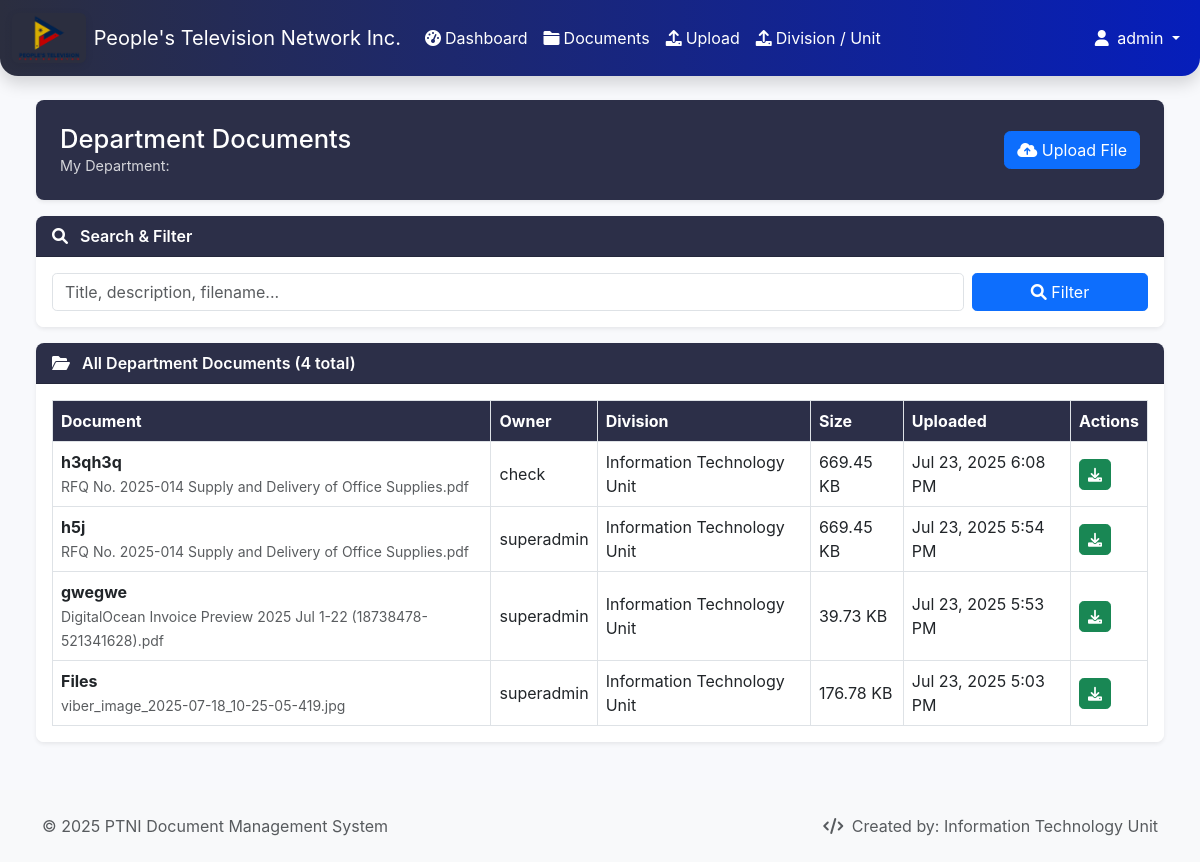
Screenshot of /documents.php (signed in) with the database file from the repository.
### tables this page shows
CREATE TABLE `department_documents` (
  `id` int(11) NOT NULL,
  `division_id` int(11) NOT NULL,
  `user_id` int(11) NOT NULL,
  `title` varchar(255) NOT NULL,
  `description` text DEFAULT NULL,
  `file_path` varchar(255) NOT NULL,
  `original_name` varchar(255) NOT NULL,
  `file_type` varchar(20) DEFAULT NULL,
  `file_size` int(11) DEFAULT NULL,
  `tags` varchar(255) DEFAULT NULL,
  `is_public` tinyint(1) DEFAULT 0,
  `downloads` int(11) DEFAULT 0,
  `created_at` datetime DEFAULT current_timestamp(),
  `updated_at` datetime DEFAULT current_timestamp() ON UPDATE current_timestamp()
);

CREATE TABLE `users` (
  `id` int(11) NOT NULL,
  `username` varchar(50) NOT NULL,
  `email` varchar(100) NOT NULL,
  `password` varchar(255) NOT NULL,
  `full_name` varchar(100) NOT NULL,
  `role` enum('user','admin','superadmin') NOT NULL,
  `status` enum('active','inactive','suspended') DEFAULT 'active',
  `last_login` timestamp NULL DEFAULT NULL,
  `avatar` varchar(255) DEFAULT NULL,
  `created_at` timestamp NOT NULL DEFAULT current_timestamp(),
  `updated_at` timestamp NOT NULL DEFAULT current_timestamp() ON UPDATE current_timestamp(),
  `last_session_id` varchar(64) DEFAULT NULL,
  `last_login_ip` varchar(45) DEFAULT NULL
);

CREATE TABLE `division` (
  `id` int(11) NOT NULL,
  `name` varchar(100) NOT NULL,
  `description` text DEFAULT NULL,
  `created_at` timestamp NOT NULL DEFAULT current_timestamp()
);

### includes/functions.php (called while the page is built, shortened)
<?php
function formatFileSize($bytes, $precision = 2) {
    $units = array('B', 'KB', 'MB', 'GB', 'TB');
    for ($i = 0; $bytes > 1024 && $i < count($units) - 1; $i++) {
        $bytes /= 1024;
    }
    return round($bytes, $precision) . ' ' . $units[$i];
}
?>

### documents.php (the view, shortened to what this page needs)
<?php
require_once 'includes/functions.php';
$user_division_id = (int)($_SESSION['division_id'] ?? 0);
$division_name = '';
try {
    $stmt = $db->prepare("SELECT name FROM division WHERE id = ?");
    $stmt->execute([$user_division_id]);
    $division_name = $stmt->fetchColumn();
} catch (PDOException $e) {
    $division_name = 'Unknown';
}
$user_id = $_SESSION['user_id'] ?? 0;
$search = trim($_GET['search'] ?? '');
$where = "
    WHERE (
        d.user_id = ?
        OR d.division_id IN (
            SELECT division_id FROM user_divisions WHERE user_id = ?
        )
    )
";
$params = [$user_id, $user_id];
$sql = "SELECT d.*, u.full_name, u.username, dv.name AS division_name
        FROM department_documents d
        JOIN users u ON d.user_id = u.id
        JOIN division dv ON d.division_id = dv.id
        $where
        ORDER BY d.created_at DESC";
$stmt = $db->prepare($sql);
$stmt->execute($params);
$documents = $stmt->fetchAll(PDO::FETCH_ASSOC);
require_once 'includes/header.php';
?>
<div class="container-fluid px-4">
    <div class="page-header shadow-sm">
        <div>
            <h1>Department Documents</h1>
            <p>My Department: <?php echo htmlspecialchars($division_name); ?></p>
        </div>
        <div>
            <button class="btn btn-primary" data-bs-toggle="modal" data-bs-target="#uploadModal">
                <i class="fas fa-cloud-upload-alt"></i> Upload File
            </button>
        </div>
    </div>
    <div class="card shadow-sm mb-3">
        <div class="card-header">
            <i class="fas fa-search me-2"></i> Search & Filter
        </div>
        <div class="card-body">
            <form method="GET" class="row g-2 search-box">
                <div class="col-md-10">
                    <input type="text" class="form-control" name="search" placeholder="Title, description, filename..." value="<?php echo htmlspecialchars($search); ?>">
                </div>
                <div class="col-md-2">
                    <button class="btn btn-primary w-100"><i class="fas fa-search"></i> Filter</button>
                </div>
            </form>
        </div>
    </div>
    <div class="card shadow-sm">
        <div class="card-header">
            <i class="fas fa-folder-open me-2"></i> All Department Documents (<?php echo count($documents); ?> total)
        </div>
        <div class="card-body">
            <?php if (empty($documents)): ?>
                <div class="text-center text-muted py-4">No files found for your department.</div>
            <?php else: ?>
                <div class="table-responsive">
                    <table class="table table-bordered align-middle">
                    <thead>
                        <tr>
                            <th>Document</th>
                            <th>Owner</th>
                            <th>Division</th>
                            <th>Size</th>
                            <th>Uploaded</th>
                            <th>Actions</th>
                        </tr>
                    </thead>
                    <tbody>
                    <?php foreach ($documents as $doc): ?>
                        <tr>
                            <td>
                                <b><?php echo htmlspecialchars($doc['title']); ?></b><br>
                                <small class="text-muted"><?php echo htmlspecialchars($doc['original_name']); ?></small>
                            </td>
                            <td><?php echo htmlspecialchars($doc['full_name'] ?? $doc['username']); ?></td>
                            <td><?php echo htmlspecialchars($doc['division_name']); ?></td>
                            <td><?php echo formatFileSize($doc['file_size']); ?></td>
                            <td><?php echo date('M j, Y g:i A', strtotime($doc['created_at'])); ?></td>
                            <td>
                                <a href="api/department_download.php?id=<?php echo $doc['id']; ?>" class="btn btn-success btn-sm" title="Download">
                                    <i class="fas fa-download"></i>
                                </a>
                            </td>
                        </tr>
                    <?php endforeach; ?>
                    </tbody>
                    </table>
                </div>
            <?php endif; ?>
        </div>
    </div>
</div>
<?php require_once 'includes/footer.php'; ?>

### includes/header.php (style rules this page uses)
:root { --primary-color: #4e73df; --secondary-color: #858796; --success-color: #1cc88a; --info-color: #36b9cc; --warning-color: #f6c23e; --danger-color: #e74a3b; --light-color: #f8f9fc; --dark-color: #5a5c69; }
body { font-family: 'Nunito', -apple-system, BlinkMacSystemFont, 'Segoe UI', 'Roboto', 'Helvetica Neue', Arial, sans-serif; background-color: var(--light-color); }

### documents.php (style rules this page uses)
.page-header { background: #2c2f48; color: #fff; padding: 1.5rem; border-radius: .5rem; margin-block-end: 1rem; display: flex; justify-content: space-between; align-items: center; }
.page-header h1 { font-size: 1.6rem; margin: 0; }
.page-header p { margin: 0; font-size: .9rem; opacity: .8; }
.page-header .btn { border-radius: .4rem; }
.card { border: none; border-radius: .5rem; margin-block-end: 1rem; }
.card-header { background: #2c2f48; color: #fff; font-weight: 600; border-radius: .5rem .5rem 0 0 !important; }
.card-body { background: #fff; border-radius: 0 0 .5rem .5rem !important; }
.search-box input, .search-box select { border-radius: .3rem; }
.search-box button { border-radius: .3rem; }
.table { margin-block-end: 0; }
.table th { background: #2c2f48; color: #fff; }
.table td { vertical-align: middle; }
.btn-sm { border-radius: .3rem; margin-inline-end: .2rem; }

### rows the page displays
department_documents: title "h3qh3q", original_name "RFQ No. 2025-014 Supply and Delivery of Office Supplies.pdf", user.full_name "check", division.name "Information Technology Unit", file_size "669.45 KB", created_at "Jul 23, 2025 6:08 PM"
department_documents: title "h5j", original_name "RFQ No. 2025-014 Supply and Delivery of Office Supplies.pdf", user.full_name "superadmin", division.name "Information Technology Unit", file_size "669.45 KB", created_at "Jul 23, 2025 5:54 PM"
department_documents: title "gwegwe", original_name "DigitalOcean Invoice Preview 2025 Jul 1-22 (18738478-521341628).pdf", user.full_name "superadmin", division.name "Information Technology Unit", file_size "39.73 KB", created_at "Jul 23, 2025 5:53 PM"
department_documents: title "Files", original_name "viber_image_2025-07-18_10-25-05-419.jpg", user.full_name "superadmin", division.name "Information Technology Unit", file_size "176.78 KB", created_at "Jul 23, 2025 5:03 PM"

### other values shown
$_SESSION['full_name'] "admin"
count($documents) "4"
